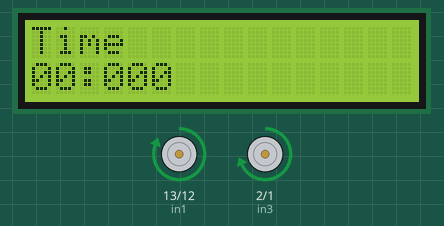
A sketch run on a simulated Arduino Uno, built with avr-gcc and run on an emulated ATmega328P. Shown: 16×2 character LCD, motor-driver pin pairs drawn as motors (green arrow = first pin HIGH = forward, orange = second pin HIGH = backward, longer = more drive, scaled by the enable pin). At 10.1 s the program stops and its outputs stay as they are.

Above: at 0.21 s.
At 2.61 s:
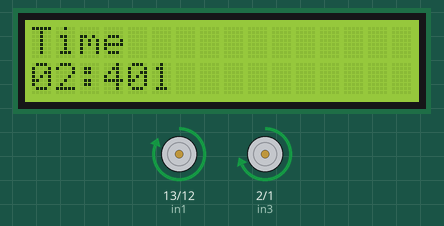
At 5.01 s:
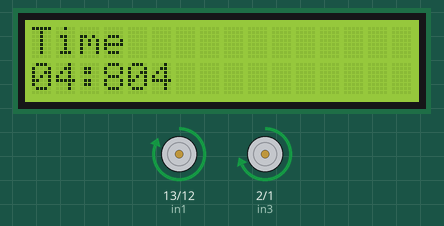
At 10.1 s:
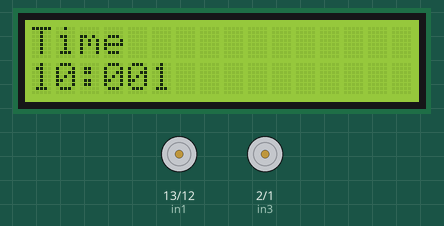
Timing chart, 0 to 11.6 s (numbered marks = the images above):
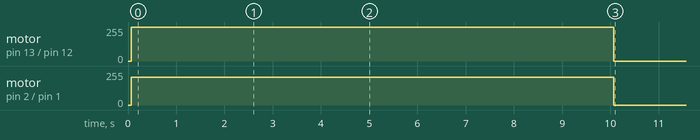

The sketch:

ProjectWeek1.ino
```cpp
#include <LiquidCrystal.h>

#define enA 11  // PWM pin for speed control
#define in1 13  // Input pin 1
#define in2 12  // Input pin 2

// Define the pins for Motor B
#define enB 3  // PWM pin for speed control
#define in3 2  // Input pin 3
#define in4 1  // Input pin 4


// Define constants for direction
#define FORWARD 1
#define BACKWARD 0

// initialize the library with the numbers of the interface pins
// LCD(RS, enable, d4, d5, d6, d7)
LiquidCrystal lcd(8, 9, 4, 5, 6, 7);
unsigned long lastMillis;
unsigned long lastLCD;
// Analog pin for key detection
const int analogPin = A0;

// Function to rotate a motor
void rotateMotorA(int speed, int direction) {
  analogWrite(enA, speed);  // Set speed using PWM
  if (direction == FORWARD) {
    digitalWrite(in1, HIGH);
    digitalWrite(in2, LOW);
  } else if (direction == BACKWARD) {
    digitalWrite(in1, LOW);
    digitalWrite(in2, HIGH);
  }
}

// Function to rotate Motor B
void rotateMotorB(int speed, int direction) {
  analogWrite(enB, speed);  // Set speed using PWM
  if (direction == FORWARD) {
    digitalWrite(in3, HIGH);
    digitalWrite(in4, LOW);
  } else if (direction == BACKWARD) {
    digitalWrite(in3, LOW);
    digitalWrite(in4, HIGH);
  }
}

// Function to stop the motors
void stopMotors() {
  // Set speed to 0
  analogWrite(enA, 0);
  analogWrite(enB, 0);
  // Set direction pins to LOW
  digitalWrite(in1, LOW);
  digitalWrite(in2, LOW);
  digitalWrite(in3, LOW);
  digitalWrite(in4, LOW);
}

void setup() {
  // set up the LCD's number of columns and rows:
  lcd.begin(16, 2);
  lcd.clear();
  lcd.setCursor(0, 0);
  lcd.print("Time");


  pinMode(enA, OUTPUT);
  pinMode(in1, OUTPUT);
  pinMode(in2, OUTPUT);

  pinMode(enB, OUTPUT);
  pinMode(in3, OUTPUT);
  pinMode(in4, OUTPUT);

  // Initialize motors in a stopped state
  stopMotors();

  lastMillis = millis();
}

void loop() {
  lcd.setCursor(0, 1);
  unsigned long milliseconds = (millis() - lastMillis) % 1000;
  unsigned long seconds = (millis() - lastMillis) / 1000;
  char formattedTime[7];
  sprintf(formattedTime, "%02ld:%03ld", seconds, milliseconds);
  lcd.print(formattedTime);
  if (millis() - lastMillis < 10002) {
    rotateMotorA(255, FORWARD);
    rotateMotorB(208, FORWARD);
  } else {

    stopMotors();
    while (1)
      ;
  }
}
```

Measured:
- by itself, motor on pin 13 (in1) / pin 12 (in2): stopped → forward 255/255 at 0.07 s, → stopped 10.0 s later
- by itself, motor on pin 2 (in3) / pin 1 (in4): stopped → forward 208/255 at 0.07 s, → stopped 10.0 s later
